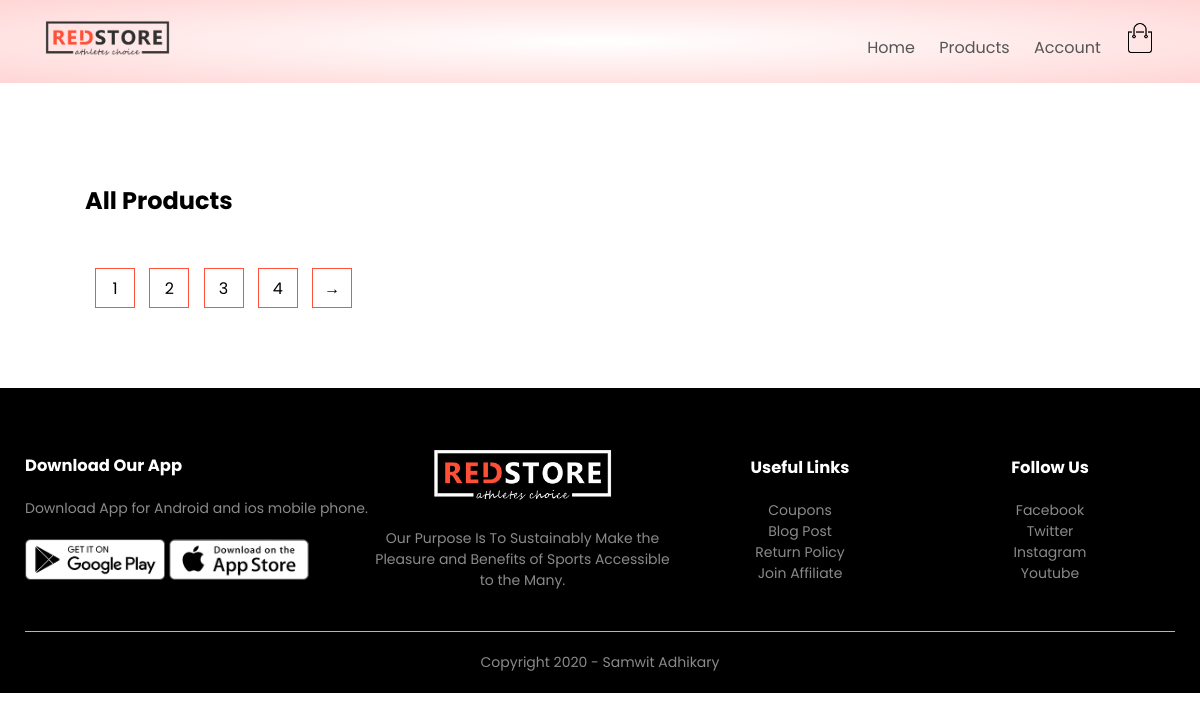
Before: /list_product with the older database file.
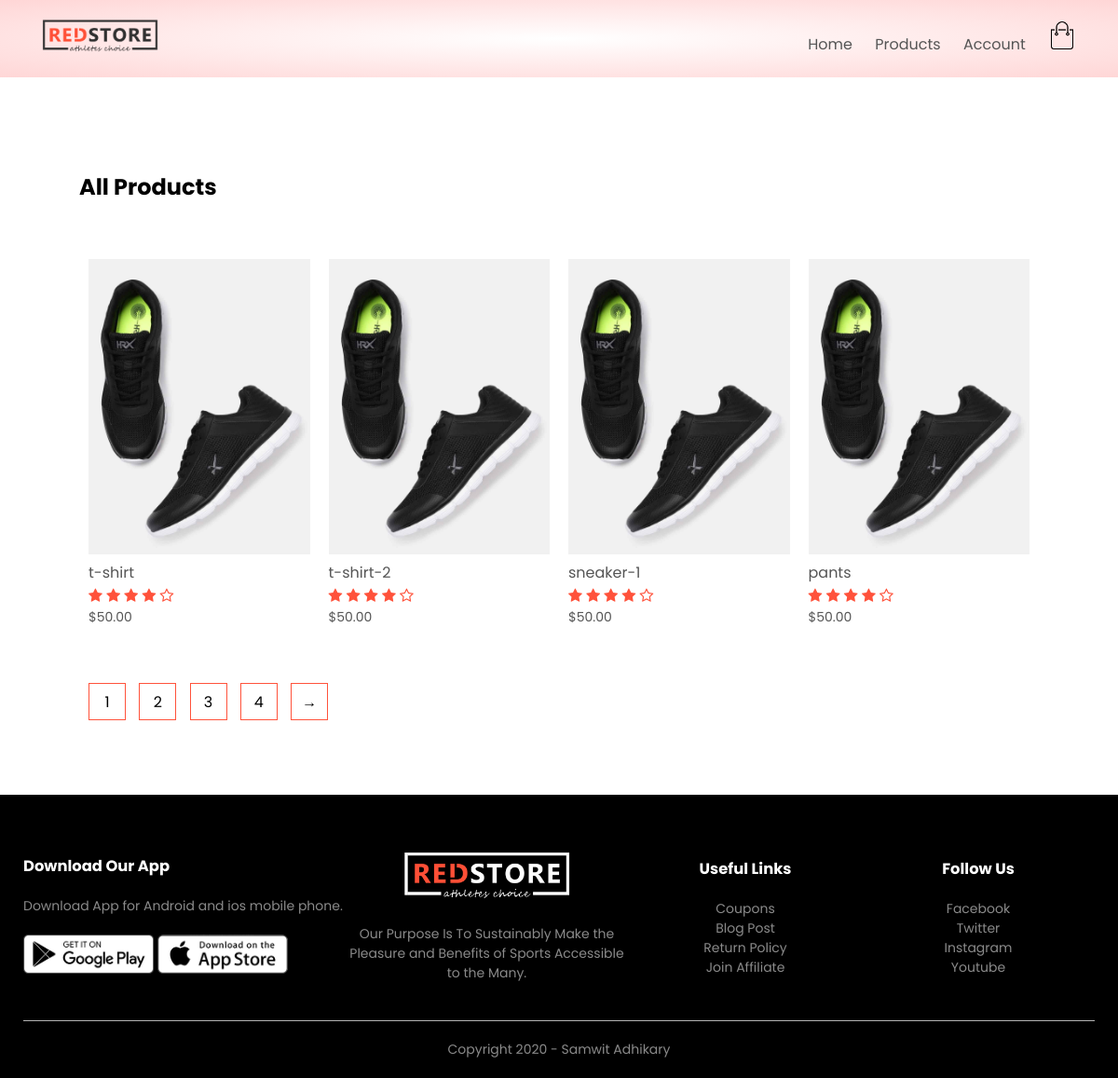
After: the same page with the newer database file.
### products/models.py (models this page shows, shortened)
class Product(models.Model):
    LIVE = 1
    DELETE = 0
    DELETE_CHOICES = ((LIVE, 'Live'), (DELETE, 'Delete'))
    title = models.CharField(max_length=200)
    price = models.FloatField()
    description = models.TextField()
    image = models.ImageField(upload_to='media/')
    priority = models.IntegerField(default=0)
    delete_status = models.IntegerField(choices=DELETE_CHOICES, default=LIVE)
    created_at = models.DateTimeField(auto_now_add=True)
    updated_at = models.DateTimeField(auto_now=True)

### products/views.py (the view)
# urls.py: path('list_product',views.list_product,name='list_product'),
def list_product(request):
    product_list=Product.objects.all()
    return render(request,'products.html',{'products':product_list})

### e_commerce/context_processors.py (called while the page is built)
def static_version(request):
    return {
        "STATIC_VERSION": settings.STATIC_VERSION
    }

### products/templatetags/chunks.py (called while the page is built)
@register.filter(name='chunks')
def chunks(list_data,chunks_size):
    chunk=[]
    i=0
    for data in list_data:
        chunk.append(data)
        i=i+1
        if i==chunks_size:
            yield chunk
            chunk=[]
    if chunk:
        yield chunk

### templates/products.html
{% extends 'blank_layout.html' %}
{% block content %}
    {%include 'product_list.html'%}
{% endblock content %}

### templates/blank_layout.html (shortened to what this page needs)
{% load static %}
<!DOCTYPE html>
<html lang="en">
<head>
    <link rel="stylesheet" href="{% static 'css/style.css' %}?v={{ STATIC_VERSION }}">
    <link rel="stylesheet" href="https://stackpath.bootstrapcdn.com/font-awesome/4.7.0/css/font-awesome.min.css">
</head>
<body>
    {% include 'header.html'%}
    </div>
    {% block content %}
    {% endblock content %}
    <div class="footer">
        <div class="container">
            <div class="row">
                <div class="footer-col-1">
                    <h3>Download Our App</h3>
                    <p>Download App for Android and ios mobile phone.</p>
                    <div class="app-logo">
                        <img src="{% static 'images/play-store.png' %}">
                        <img src="{% static 'images/app-store.png' %}">
                    </div>
                </div>
                <div class="footer-col-2">
                    <img src="{% static 'images/logo-white.png' %}">
                    <p>Our Purpose Is To Sustainably Make the Pleasure and Benefits of Sports Accessible to the Many.
                    </p>
                </div>
                <div class="footer-col-3">
                    <h3>Useful Links</h3>
                    <ul>
                        <li>Coupons</li>
                        <li>Blog Post</li>
                        <li>Return Policy</li>
                        <li>Join Affiliate</li>
                    </ul>
                </div>
                <div class="footer-col-4">
                    <h3>Follow Us</h3>
                    <ul>
                        <li>Facebook</li>
                        <li>Twitter</li>
                        <li>Instagram</li>
                        <li>Youtube</li>
                    </ul>
                </div>
            </div>
            <hr>
            <p class="copyright">Copyright 2020 - Samwit Adhikary</p>
        </div>
    </div>
</body>
</html>

### templates/header.html (shortened to what this page needs)
{% load static %}
<div class="header">
    <div class="container">
        <div class="navbar">
            <div class="logo">
                <a href="{% url 'home' %}"><img src="{% static 'images/logo.png' %}" alt="logo" width="125px"></a>
            </div>
            {% include 'nav_bar.html' %}
        </div>
    </div>

### templates/nav_bar.html
{% load static %}
<nav>
    <ul id="MenuItems">
        <li><a href="{% url 'home' %}">Home</a></li>
        <li><a href="{% url 'list_product' %}">Products</a></li>
        <li><a href="{% url 'account' %}">Account</a></li>
        <a href="{% url 'show_cart'%}"><img src="{% static 'images/cart.png' %}" width="30px" height="30px"></a>
    </ul>
</nav>

### templates/product_list.html
{%load static %}
{%load chunks%}
<div class="small-container">
        <div class="row row-2">
            <h2>All Products</h2>
        </div>
        {% for product_chunks in products|chunks:4 %}
        <div class="row">
            {% for product in  product_chunks %}
                <div class="col-4">
                    <img src="{% static 'images/product-2.jpg'%}">
                    <h4>{{product.title}}</h4>
                    <div class="rating">
                        <i class="fa fa-star"></i>
                        <i class="fa fa-star"></i>
                        <i class="fa fa-star"></i>
                        <i class="fa fa-star"></i>
                        <i class="fa fa-star-o"></i>
                    </div>
                    <p>$50.00</p>
                </div>
                {% endfor %}
        </div>
        {% endfor %}
        <div class="page-btn">
            <span>1</span>
            <span>2</span>
            <span>3</span>
            <span>4</span>
            <span>→</span>
        </div>
    </div>

### static/css/style.css (style rules this page uses)
* { margin: 0; padding: 0; box-sizing: border-box; }
body { font-family: 'Poppins', sans-serif; }
.navbar { display: flex; align-items: center; padding: 20px; }
nav { flex: 1; text-align: right; }
nav ul { display: inline-block; list-style-type: none; }
nav ul li { display: inline-block; margin-right: 20px; }
a { text-decoration: none; color: #555; }
p { color: #555; }
.container { max-width: 1300px; margin: auto; padding-left: 25px; padding-right: 25px; }
.row { display: flex; align-items: center; flex-wrap: wrap; justify-content: space-around; }
.header { background: radial-gradient(#fff,#ffd6d6); }
.small-container { max-width: 1080px; margin: auto; padding-left: 25px; padding-right: 25px; }
.col-4 { flex-basis: 25%; padding: 10px; min-width: 200px; margin-bottom: 50px; transition: transform 0.5s; }
.col-4 img { width: 100%; }
h4 { color: #555; font-weight: normal; }
.col-4 p { font-size: 14px; }
.rating .fa { color: #ff523b; }
.footer { background: black; color: #8a8a8a; font-size: 14px; padding: 60px 0 20px; }
.footer p { color: #8a8a8a; }
.footer h3 { color: #fff; margin-bottom: 20px; }
.footer-col-1, .footer-col-2, .footer-col-3, .footer-col-4 { min-width: 250px; margin-bottom: 20px; }
.footer-col-1 { flex-basis: 30%; }
.footer-col-2 { flex: 1; text-align: center; }
.footer-col-2 img { width: 180px; margin-bottom: 20px; }
.footer-col-3, .footer-col-4 { flex-basis: 12%; text-align: center; }
ul { list-style-type: none; }
.app-logo { margin-top: 20px; }
.app-logo img { width: 140px; }
.footer hr { border: none; background: #b5b5b5; height: 1px; margin: 20px 0; }
.copyright { text-align: center; }
.row-2 { justify-content: space-between; margin: 100px auto 50px; }
.page-btn { margin: 0 auto 80px; }
.page-btn span { display: inline-block; border: 1px solid #ff523b; margin-left: 10px; width: 40px; height: 40px; text-align: center; line-height: 40px; cursor: pointer; }

Changed rows visible on the page:
added Product: title "t-shirt"
added Product: title "t-shirt-2"
added Product: title "sneaker-1"
added Product: title "pants"
